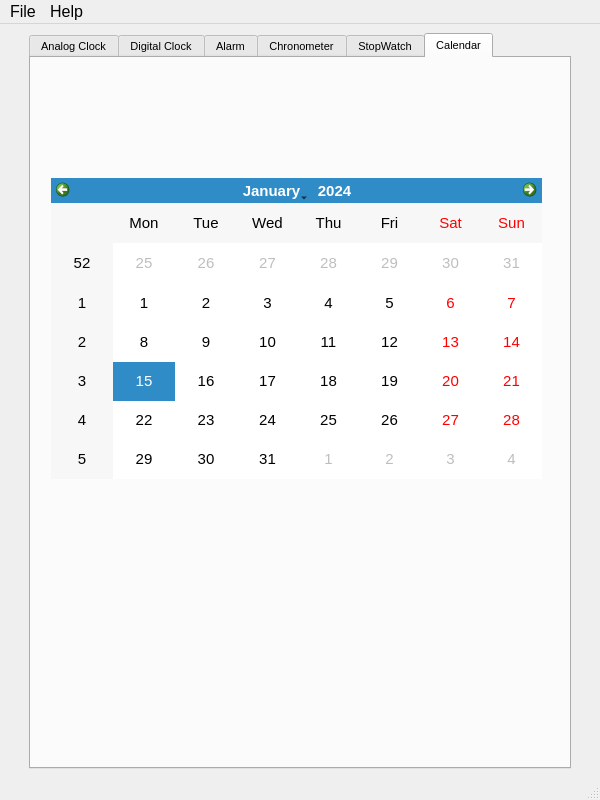
<?xml version="1.0" encoding="UTF-8"?>
<ui version="4.0">
 <class>MainWindow</class>
 <widget class="QMainWindow" name="MainWindow">
  <property name="geometry">
   <rect>
    <x>0</x>
    <y>0</y>
    <width>600</width>
    <height>800</height>
   </rect>
  </property>
  <property name="font">
   <font>
    <family>Arial</family>
   </font>
  </property>
  <property name="windowTitle">
   <string>L:A_N:application_ID:KindleClock</string>
  </property>
  <widget class="QWidget" name="centralwidget">
   <layout class="QVBoxLayout" name="verticalLayout">
    <item>
     <layout class="QHBoxLayout" name="horizontalLayout">
      <item>
       <spacer name="horizontalSpacer">
        <property name="orientation">
         <enum>Qt::Horizontal</enum>
        </property>
        <property name="sizeType">
         <enum>QSizePolicy::Fixed</enum>
        </property>
        <property name="sizeHint" stdset="0">
         <size>
          <width>20</width>
          <height>20</height>
         </size>
        </property>
       </spacer>
      </item>
      <item>
       <widget class="QTabWidget" name="tabWidget">
        <property name="font">
         <font>
          <family>Arial</family>
          <pointsize>8</pointsize>
          <weight>50</weight>
          <italic>false</italic>
          <bold>false</bold>
         </font>
        </property>
        <property name="currentIndex">
         <number>5</number>
        </property>
        <widget class="QWidget" name="tab1">
         <attribute name="title">
          <string>Analog Clock</string>
         </attribute>
         <widget class="QWidget" name="AnalogClockWidget" native="true">
          <property name="geometry">
           <rect>
            <x>40</x>
            <y>90</y>
            <width>450</width>
            <height>450</height>
           </rect>
          </property>
         </widget>
        </widget>
        <widget class="QWidget" name="tab_2">
         <attribute name="title">
          <string>Digital Clock</string>
         </attribute>
         <widget class="QWidget" name="layoutWidget">
          <property name="geometry">
           <rect>
            <x>30</x>
            <y>110</y>
            <width>481</width>
            <height>181</height>
           </rect>
          </property>
          <layout class="QHBoxLayout" name="horizontalLayout_2">
           <item>
            <widget class="QLCDNumber" name="lcdNumber_4">
             <property name="digitCount">
              <number>1</number>
             </property>
             <property name="intValue" stdset="0">
              <number>0</number>
             </property>
            </widget>
           </item>
           <item>
            <widget class="QLCDNumber" name="lcdNumber">
             <property name="digitCount">
              <number>1</number>
             </property>
             <property name="intValue" stdset="0">
              <number>0</number>
             </property>
            </widget>
           </item>
           <item>
            <widget class="QLabel" name="label">
             <property name="sizePolicy">
              <sizepolicy hsizetype="Fixed" vsizetype="Preferred">
               <horstretch>0</horstretch>
               <verstretch>0</verstretch>
              </sizepolicy>
             </property>
             <property name="font">
              <font>
               <pointsize>28</pointsize>
               <weight>75</weight>
               <bold>true</bold>
              </font>
             </property>
             <property name="text">
              <string>:</string>
             </property>
            </widget>
           </item>
           <item>
            <widget class="QLCDNumber" name="lcdNumber_2">
             <property name="digitCount">
              <number>1</number>
             </property>
            </widget>
           </item>
           <item>
            <widget class="QLCDNumber" name="lcdNumber_5">
             <property name="digitCount">
              <number>1</number>
             </property>
            </widget>
           </item>
          </layout>
         </widget>
        </widget>
        <widget class="QWidget" name="tab3">
         <attribute name="title">
          <string>Alarm</string>
         </attribute>
         <widget class="QWidget" name="layoutWidget">
          <property name="geometry">
           <rect>
            <x>30</x>
            <y>110</y>
            <width>481</width>
            <height>181</height>
           </rect>
          </property>
          <layout class="QHBoxLayout" name="horizontalLayout_3">
           <item>
            <widget class="QLCDNumber" name="lcdNumber_7">
             <property name="digitCount">
              <number>1</number>
             </property>
             <property name="intValue" stdset="0">
              <number>0</number>
             </property>
            </widget>
           </item>
           <item>
            <widget class="QLCDNumber" name="lcdNumber_8">
             <property name="digitCount">
              <number>1</number>
             </property>
             <property name="intValue" stdset="0">
              <number>0</number>
             </property>
            </widget>
           </item>
           <item>
            <widget class="QLabel" name="label_3">
             <property name="sizePolicy">
              <sizepolicy hsizetype="Fixed" vsizetype="Preferred">
               <horstretch>0</horstretch>
               <verstretch>0</verstretch>
              </sizepolicy>
             </property>
             <property name="font">
              <font>
               <pointsize>28</pointsize>
               <weight>75</weight>
               <bold>true</bold>
              </font>
             </property>
             <property name="text">
              <string>:</string>
             </property>
            </widget>
           </item>
           <item>
            <widget class="QLCDNumber" name="lcdNumber_9">
             <property name="digitCount">
              <number>1</number>
             </property>
            </widget>
           </item>
           <item>
            <widget class="QLCDNumber" name="lcdNumber_10">
             <property name="digitCount">
              <number>1</number>
             </property>
            </widget>
           </item>
          </layout>
         </widget>
         <widget class="QPushButton" name="pushButton_3">
          <property name="geometry">
           <rect>
            <x>120</x>
            <y>40</y>
            <width>61</width>
            <height>51</height>
           </rect>
          </property>
          <property name="font">
           <font>
            <pointsize>24</pointsize>
            <weight>75</weight>
            <bold>true</bold>
           </font>
          </property>
          <property name="text">
           <string>+</string>
          </property>
         </widget>
         <widget class="QPushButton" name="pushButton_4">
          <property name="geometry">
           <rect>
            <x>370</x>
            <y>40</y>
            <width>61</width>
            <height>51</height>
           </rect>
          </property>
          <property name="font">
           <font>
            <pointsize>24</pointsize>
            <weight>75</weight>
            <bold>true</bold>
           </font>
          </property>
          <property name="text">
           <string>+</string>
          </property>
         </widget>
         <widget class="QPushButton" name="pushButton_10">
          <property name="geometry">
           <rect>
            <x>370</x>
            <y>310</y>
            <width>61</width>
            <height>51</height>
           </rect>
          </property>
          <property name="font">
           <font>
            <pointsize>24</pointsize>
            <weight>75</weight>
            <bold>true</bold>
           </font>
          </property>
          <property name="text">
           <string>-</string>
          </property>
         </widget>
         <widget class="QPushButton" name="pushButton_11">
          <property name="geometry">
           <rect>
            <x>120</x>
            <y>310</y>
            <width>61</width>
            <height>51</height>
           </rect>
          </property>
          <property name="font">
           <font>
            <pointsize>24</pointsize>
            <weight>75</weight>
            <bold>true</bold>
           </font>
          </property>
          <property name="text">
           <string>-</string>
          </property>
         </widget>
         <widget class="QPushButton" name="pushButton_15">
          <property name="geometry">
           <rect>
            <x>180</x>
            <y>430</y>
            <width>171</width>
            <height>51</height>
           </rect>
          </property>
          <property name="font">
           <font>
            <pointsize>24</pointsize>
            <weight>75</weight>
            <bold>true</bold>
           </font>
          </property>
          <property name="text">
           <string>SET</string>
          </property>
         </widget>
        </widget>
        <widget class="QWidget" name="tab5">
         <attribute name="title">
          <string>Chronometer</string>
         </attribute>
         <widget class="QWidget" name="layoutWidget_2">
          <property name="geometry">
           <rect>
            <x>30</x>
            <y>110</y>
            <width>481</width>
            <height>181</height>
           </rect>
          </property>
          <layout class="QHBoxLayout" name="horizontalLayout_4">
           <item>
            <widget class="QLCDNumber" name="lcdNumber_13">
             <property name="digitCount">
              <number>1</number>
             </property>
             <property name="intValue" stdset="0">
              <number>0</number>
             </property>
            </widget>
           </item>
           <item>
            <widget class="QLCDNumber" name="lcdNumber_14">
             <property name="digitCount">
              <number>1</number>
             </property>
             <property name="intValue" stdset="0">
              <number>0</number>
             </property>
            </widget>
           </item>
           <item>
            <widget class="QLabel" name="label_5">
             <property name="sizePolicy">
              <sizepolicy hsizetype="Fixed" vsizetype="Preferred">
               <horstretch>0</horstretch>
               <verstretch>0</verstretch>
              </sizepolicy>
             </property>
             <property name="font">
              <font>
               <pointsize>28</pointsize>
               <weight>75</weight>
               <bold>true</bold>
              </font>
             </property>
             <property name="text">
              <string>:</string>
             </property>
            </widget>
           </item>
           <item>
            <widget class="QLCDNumber" name="lcdNumber_15">
             <property name="digitCount">
              <number>1</number>
             </property>
            </widget>
           </item>
           <item>
            <widget class="QLCDNumber" name="lcdNumber_16">
             <property name="digitCount">
              <number>1</number>
             </property>
            </widget>
           </item>
           <item>
            <widget class="QLabel" name="label_6">
             <property name="sizePolicy">
              <sizepolicy hsizetype="Fixed" vsizetype="Preferred">
               <horstretch>0</horstretch>
               <verstretch>0</verstretch>
              </sizepolicy>
             </property>
             <property name="font">
              <font>
               <pointsize>28</pointsize>
               <weight>75</weight>
               <bold>true</bold>
              </font>
             </property>
             <property name="text">
              <string>:</string>
             </property>
            </widget>
           </item>
           <item>
            <widget class="QLCDNumber" name="lcdNumber_17">
             <property name="digitCount">
              <number>1</number>
             </property>
            </widget>
           </item>
           <item>
            <widget class="QLCDNumber" name="lcdNumber_18">
             <property name="digitCount">
              <number>1</number>
             </property>
            </widget>
           </item>
          </layout>
         </widget>
         <widget class="QPushButton" name="pushButton">
          <property name="geometry">
           <rect>
            <x>60</x>
            <y>370</y>
            <width>161</width>
            <height>61</height>
           </rect>
          </property>
          <property name="font">
           <font>
            <pointsize>20</pointsize>
            <weight>75</weight>
            <bold>true</bold>
           </font>
          </property>
          <property name="text">
           <string>START</string>
          </property>
         </widget>
         <widget class="QPushButton" name="pushButton_2">
          <property name="geometry">
           <rect>
            <x>310</x>
            <y>370</y>
            <width>161</width>
            <height>61</height>
           </rect>
          </property>
          <property name="font">
           <font>
            <pointsize>20</pointsize>
            <weight>75</weight>
            <bold>true</bold>
           </font>
          </property>
          <property name="text">
           <string>STOP</string>
          </property>
         </widget>
        </widget>
        <widget class="QWidget" name="tab5">
         <attribute name="title">
          <string>StopWatch</string>
         </attribute>
         <widget class="QWidget" name="layoutWidget_3">
          <property name="geometry">
           <rect>
            <x>30</x>
            <y>110</y>
            <width>481</width>
            <height>181</height>
           </rect>
          </property>
          <layout class="QHBoxLayout" name="horizontalLayout_5">
           <item>
            <widget class="QLCDNumber" name="lcdNumber_19">
             <property name="digitCount">
              <number>1</number>
             </property>
             <property name="intValue" stdset="0">
              <number>0</number>
             </property>
            </widget>
           </item>
           <item>
            <widget class="QLCDNumber" name="lcdNumber_20">
             <property name="digitCount">
              <number>1</number>
             </property>
             <property name="intValue" stdset="0">
              <number>0</number>
             </property>
            </widget>
           </item>
           <item>
            <widget class="QLabel" name="label_7">
             <property name="sizePolicy">
              <sizepolicy hsizetype="Fixed" vsizetype="Preferred">
               <horstretch>0</horstretch>
               <verstretch>0</verstretch>
              </sizepolicy>
             </property>
             <property name="font">
              <font>
               <pointsize>28</pointsize>
               <weight>75</weight>
               <bold>true</bold>
              </font>
             </property>
             <property name="text">
              <string>:</string>
             </property>
            </widget>
           </item>
           <item>
            <widget class="QLCDNumber" name="lcdNumber_21">
             <property name="digitCount">
              <number>1</number>
             </property>
            </widget>
           </item>
           <item>
            <widget class="QLCDNumber" name="lcdNumber_22">
             <property name="digitCount">
              <number>1</number>
             </property>
            </widget>
           </item>
           <item>
            <widget class="QLabel" name="label_8">
             <property name="sizePolicy">
              <sizepolicy hsizetype="Fixed" vsizetype="Preferred">
               <horstretch>0</horstretch>
               <verstretch>0</verstretch>
              </sizepolicy>
             </property>
             <property name="font">
              <font>
               <pointsize>28</pointsize>
               <weight>75</weight>
               <bold>true</bold>
              </font>
             </property>
             <property name="text">
              <string>:</string>
             </property>
            </widget>
           </item>
           <item>
            <widget class="QLCDNumber" name="lcdNumber_23">
             <property name="digitCount">
              <number>1</number>
             </property>
            </widget>
           </item>
           <item>
            <widget class="QLCDNumber" name="lcdNumber_24">
             <property name="digitCount">
              <number>1</number>
             </property>
            </widget>
           </item>
          </layout>
         </widget>
         <widget class="QPushButton" name="pushButton_6">
          <property name="geometry">
           <rect>
            <x>400</x>
            <y>40</y>
            <width>61</width>
            <height>51</height>
           </rect>
          </property>
          <property name="font">
           <font>
            <pointsize>24</pointsize>
            <weight>75</weight>
            <bold>true</bold>
           </font>
          </property>
          <property name="text">
           <string>+</string>
          </property>
         </widget>
         <widget class="QPushButton" name="pushButton_7">
          <property name="geometry">
           <rect>
            <x>240</x>
            <y>40</y>
            <width>61</width>
            <height>51</height>
           </rect>
          </property>
          <property name="font">
           <font>
            <pointsize>24</pointsize>
            <weight>75</weight>
            <bold>true</bold>
           </font>
          </property>
          <property name="text">
           <string>+</string>
          </property>
         </widget>
         <widget class="QPushButton" name="pushButton_8">
          <property name="geometry">
           <rect>
            <x>70</x>
            <y>40</y>
            <width>61</width>
            <height>51</height>
           </rect>
          </property>
          <property name="font">
           <font>
            <pointsize>24</pointsize>
            <weight>75</weight>
            <bold>true</bold>
           </font>
          </property>
          <property name="text">
           <string>+</string>
          </property>
         </widget>
         <widget class="QPushButton" name="pushButton_12">
          <property name="geometry">
           <rect>
            <x>400</x>
            <y>310</y>
            <width>61</width>
            <height>51</height>
           </rect>
          </property>
          <property name="font">
           <font>
            <pointsize>24</pointsize>
            <weight>75</weight>
            <bold>true</bold>
           </font>
          </property>
          <property name="text">
           <string>-</string>
          </property>
         </widget>
         <widget class="QPushButton" name="pushButton_13">
          <property name="geometry">
           <rect>
            <x>70</x>
            <y>310</y>
            <width>61</width>
            <height>51</height>
           </rect>
          </property>
          <property name="font">
           <font>
            <pointsize>24</pointsize>
            <weight>75</weight>
            <bold>true</bold>
           </font>
          </property>
          <property name="text">
           <string>-</string>
          </property>
         </widget>
         <widget class="QPushButton" name="pushButton_14">
          <property name="geometry">
           <rect>
            <x>240</x>
            <y>310</y>
            <width>61</width>
            <height>51</height>
           </rect>
          </property>
          <property name="font">
           <font>
            <pointsize>24</pointsize>
            <weight>75</weight>
            <bold>true</bold>
           </font>
          </property>
          <property name="text">
           <string>-</string>
          </property>
         </widget>
         <widget class="QPushButton" name="pushButton_16">
          <property name="geometry">
           <rect>
            <x>180</x>
            <y>430</y>
            <width>171</width>
            <height>51</height>
           </rect>
          </property>
          <property name="font">
           <font>
            <pointsize>24</pointsize>
            <weight>75</weight>
            <bold>true</bold>
           </font>
          </property>
          <property name="text">
           <string>SET</string>
          </property>
         </widget>
        </widget>
        <widget class="QWidget" name="tab6">
         <attribute name="title">
          <string>Calendar</string>
         </attribute>
         <widget class="QCalendarWidget" name="calendarWidget">
          <property name="geometry">
           <rect>
            <x>20</x>
            <y>120</y>
            <width>491</width>
            <height>301</height>
           </rect>
          </property>
          <property name="font">
           <font>
            <pointsize>11</pointsize>
            <weight>50</weight>
            <bold>false</bold>
           </font>
          </property>
         </widget>
        </widget>
       </widget>
      </item>
      <item>
       <spacer name="horizontalSpacer_2">
        <property name="orientation">
         <enum>Qt::Horizontal</enum>
        </property>
        <property name="sizeType">
         <enum>QSizePolicy::Fixed</enum>
        </property>
        <property name="sizeHint" stdset="0">
         <size>
          <width>20</width>
          <height>20</height>
         </size>
        </property>
       </spacer>
      </item>
     </layout>
    </item>
   </layout>
  </widget>
  <widget class="QMenuBar" name="menubar">
   <property name="geometry">
    <rect>
     <x>0</x>
     <y>0</y>
     <width>600</width>
     <height>25</height>
    </rect>
   </property>
   <property name="font">
    <font>
     <pointsize>12</pointsize>
    </font>
   </property>
   <widget class="QMenu" name="menuFile">
    <property name="title">
     <string>File</string>
    </property>
    <addaction name="actionQuit"/>
   </widget>
   <widget class="QMenu" name="menuHelp">
    <property name="title">
     <string>Help</string>
    </property>
    <addaction name="actionAbout_KindleClock"/>
   </widget>
   <addaction name="menuFile"/>
   <addaction name="menuHelp"/>
  </widget>
  <widget class="QStatusBar" name="statusbar"/>
  <action name="actionQuit">
   <property name="text">
    <string>Quit</string>
   </property>
   <property name="font">
    <font>
     <family>Arial</family>
     <pointsize>12</pointsize>
     <italic>false</italic>
    </font>
   </property>
  </action>
  <action name="actionAbout_KindleClock">
   <property name="text">
    <string>About KindleClock</string>
   </property>
   <property name="font">
    <font>
     <family>Arial</family>
     <pointsize>12</pointsize>
    </font>
   </property>
  </action>
 </widget>
 <resources/>
 <connections/>
</ui>
